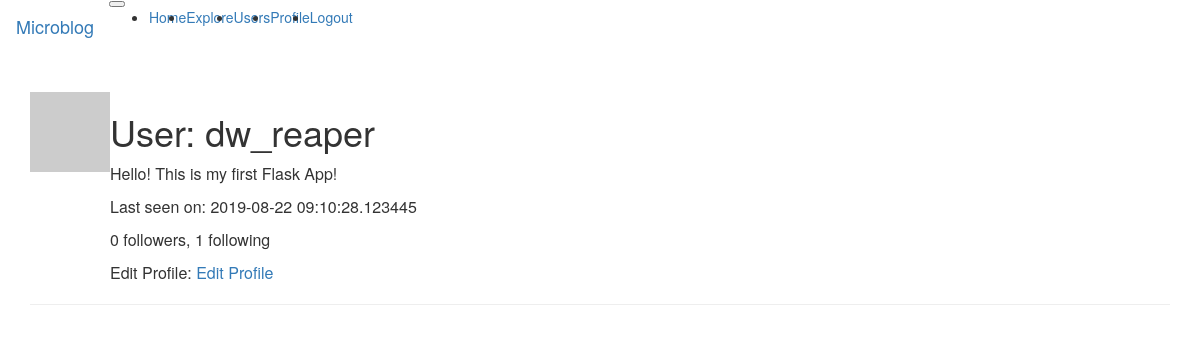
Page /user/dw_reaper (signed in) on the earlier database version.
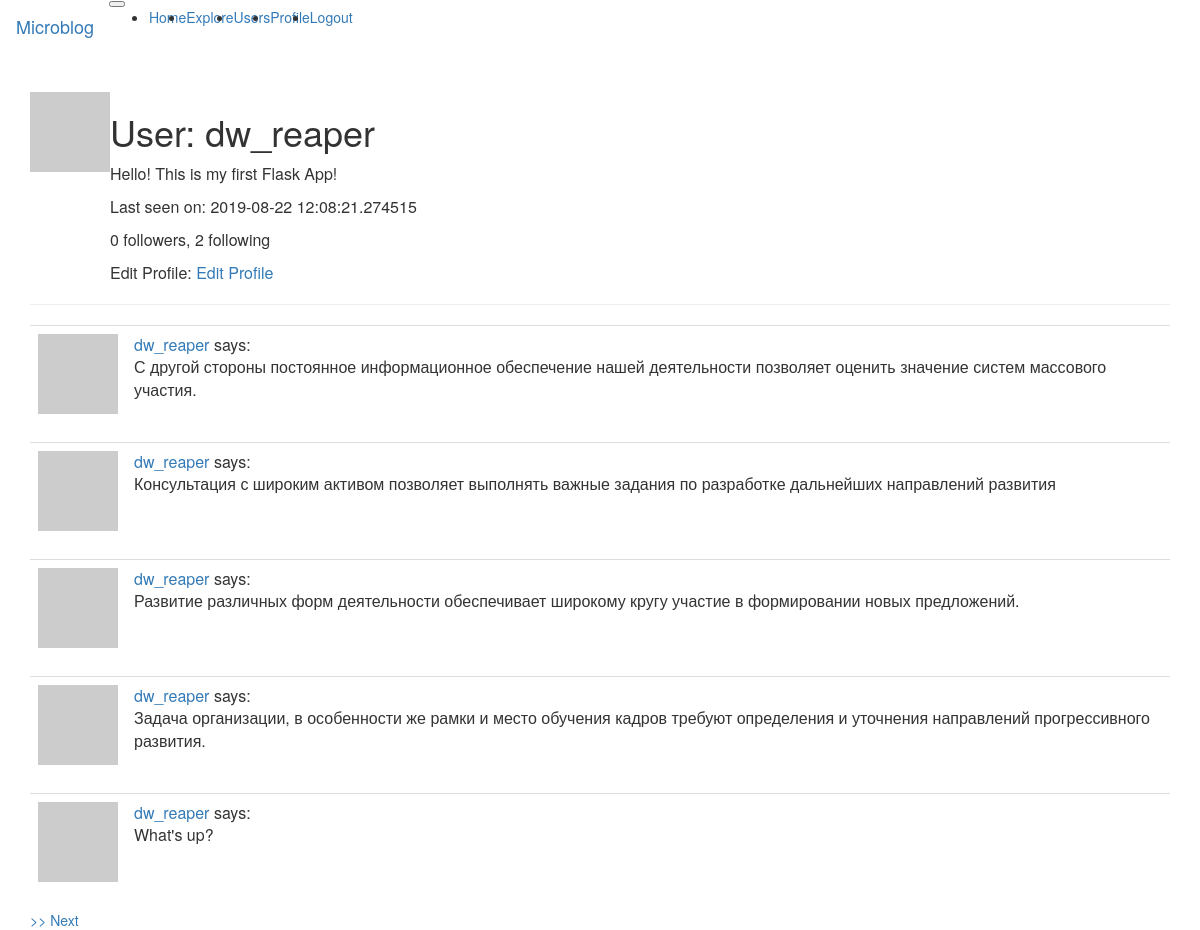
Same page on the later database version.
### app/models.py (models this page shows, shortened)
class User(UserMixin, db.Model):
    id = db.Column(db.Integer, primary_key=True)
    username = db.Column(db.String(64), index=True, unique=True)
    email = db.Column(db.String(120), index=True, unique=True)
    password_hash = db.Column(db.String(128))
    posts = db.relationship('Post', backref='author', lazy='dynamic')
    about_me = db.Column(db.String(140))
    last_seen = db.Column(db.DateTime, default=datetime.utcnow)
    followed = db.relationship(
        'User', secondary=followers,
        primaryjoin=(followers.c.follower_id == id),
        secondaryjoin=(followers.c.followed_id == id),
        backref=db.backref('followers', lazy='dynamic'), lazy='dynamic'
    )
    def avatar(self, size):
        digest = md5(self.email.lower().encode('utf-8')).hexdigest()
        return 'https://www.gravatar.com/avatar/{}?d=identicon&s={}'.format(digest, size)
    def own_posts(self):
        own = Post.query.filter_by(user_id=self.id)
        return own.order_by(Post.timestamp.desc())

class Post(db.Model):
    id = db.Column(db.Integer, primary_key=True)
    body = db.Column(db.String(140))
    timestamp = db.Column(db.DateTime, index=True, default=datetime.utcnow)
    user_id = db.Column(db.Integer, db.ForeignKey('user.id'))

### app/routes.py (the view)
@flask_app.route('/user/<username>')
@login_required
def user(username):
    user = User.query.filter_by(username=username).first_or_404()
    page = request.args.get('page', 1, type=int)
    posts = user.own_posts().paginate(page, flask_app.config['POSTS_PER_PAGE'], False)
    next_url = url_for('user', page=posts.next_num, username=username) \
        if posts.has_next else None
    prev_url = url_for('user', page=posts.prev_num, username=username) \
        if posts.has_prev else None
    return render_template('user.html', user=user, posts=posts.items, avatar_size=Config.AVATAR_SIZE, prev_url=prev_url, next_url=next_url)

### app/models.py (called while the page is built)
@login.user_loader
def load_user(id):
    return User.query.get(int(id))

### app/routes.py (called while the page is built)
@flask_app.before_request
def before_request():
    if current_user.is_authenticated:
        current_user.last_seen = datetime.utcnow()
        db.session.commit()

### app/templates/user.html (shortened to what this page needs)
{% extends "base.html" %}
{% block app_content %}
    <table>
        <tr valign="top">
            <td><img src="{{ user.avatar(avatar_size) }}"></td>
            <td>
                <h1>User: {{ user.username }}</h1>
                {% if user.about_me %}<p>{{ user.about_me }}</p>{% endif %}
                {% if user.last_seen %}<p>Last seen on: {{ user.last_seen }}</p>{% endif %}
                <p>{{ user.followers.count() }} followers, {{ user.followed.count() }} following</p>
                {% if user == current_user %}Edit Profile: <a href="{{ url_for('edit_profile') }}">Edit Profile</a>
                {% elif not current_user.is_following(user) %}
                    <p><a href="{{ url_for('follow', username=user.username) }}">Follow</a></p>
                {% elif current_user.is_following(user) %}
                <p><a href="{{ url_for('unfollow', username=user.username) }}">Unfollow</a></p>
                {% endif %}
            </td>
        </tr>
    </table>
    <hr>
    {% for post in posts %}
        {% include '_post.html' %}
    {% endfor %}
    {% if next_url %}<a href="{{ next_url }}">>> Next</a>{% endif %}
{% endblock %}

### app/templates/_post.html
<table class="table table-hover">
    <tr valign="top">
        <td width="70px">
            <a href="{{ url_for('user', username=post.author.username) }}">
                <img src="{{ post.author.avatar(70) }}">
            </a>
        </td>
        <td>
            <a href="{{ url_for('user', username=post.author.username) }}">
                {{ post.author.username }}
            </a> says:
            <br>
            {{ post.body }}
        </td>
    </tr>
</table>

Differences in the rows shown:
changed User "dw_reaper": last_seen "2019-08-22 09:10:28.123445" → "2019-08-22 12:08:21.274515"
added Post: author.username "dw_reaper", body "С другой стороны постоянное информационное обеспечение нашей деятельности позволяет оценить значение систем массового участия."
added Post: author.username "dw_reaper", body "Консультация с широким активом позволяет выполнять важные задания по разработке дальнейших направлений развития"
added Post: author.username "dw_reaper", body "Развитие различных форм деятельности обеспечивает широкому кругу участие в формировании новых предложений."
added Post: author.username "dw_reaper", body "Задача организации, в особенности же рамки и место обучения кадров требуют определения и уточнения направлений прогрессивного развития."
added Post: author.username "dw_reaper", body "What's up?"
Other differences:
{{ user.followed.count() }}: "1" → "2"
text now shown: ">> Next"
